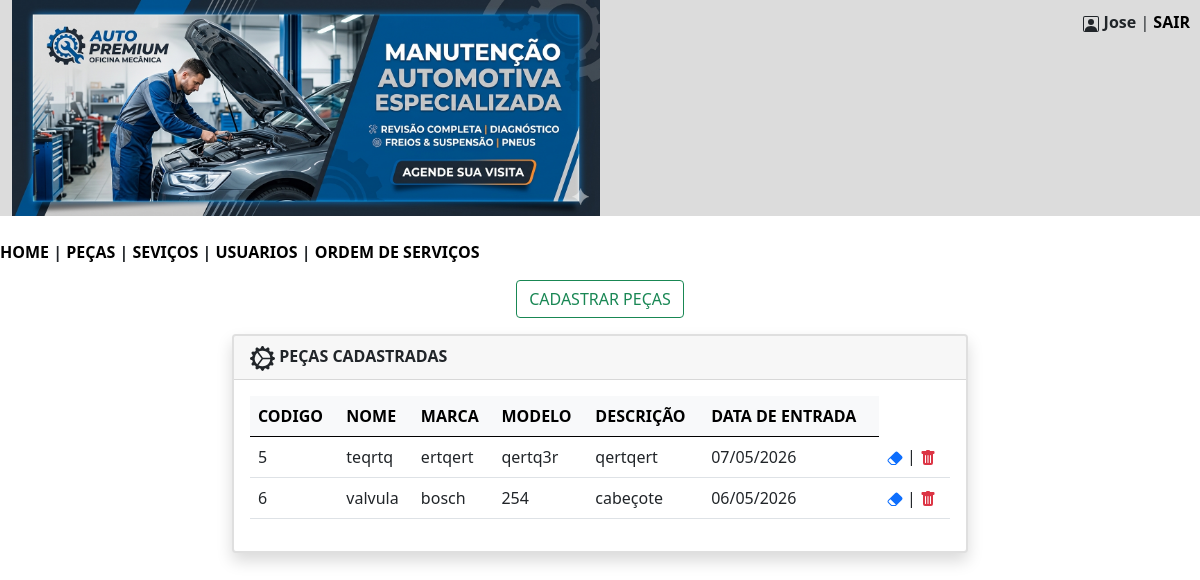
Before: /mecanica/pecas.php (signed in) with the older database file.
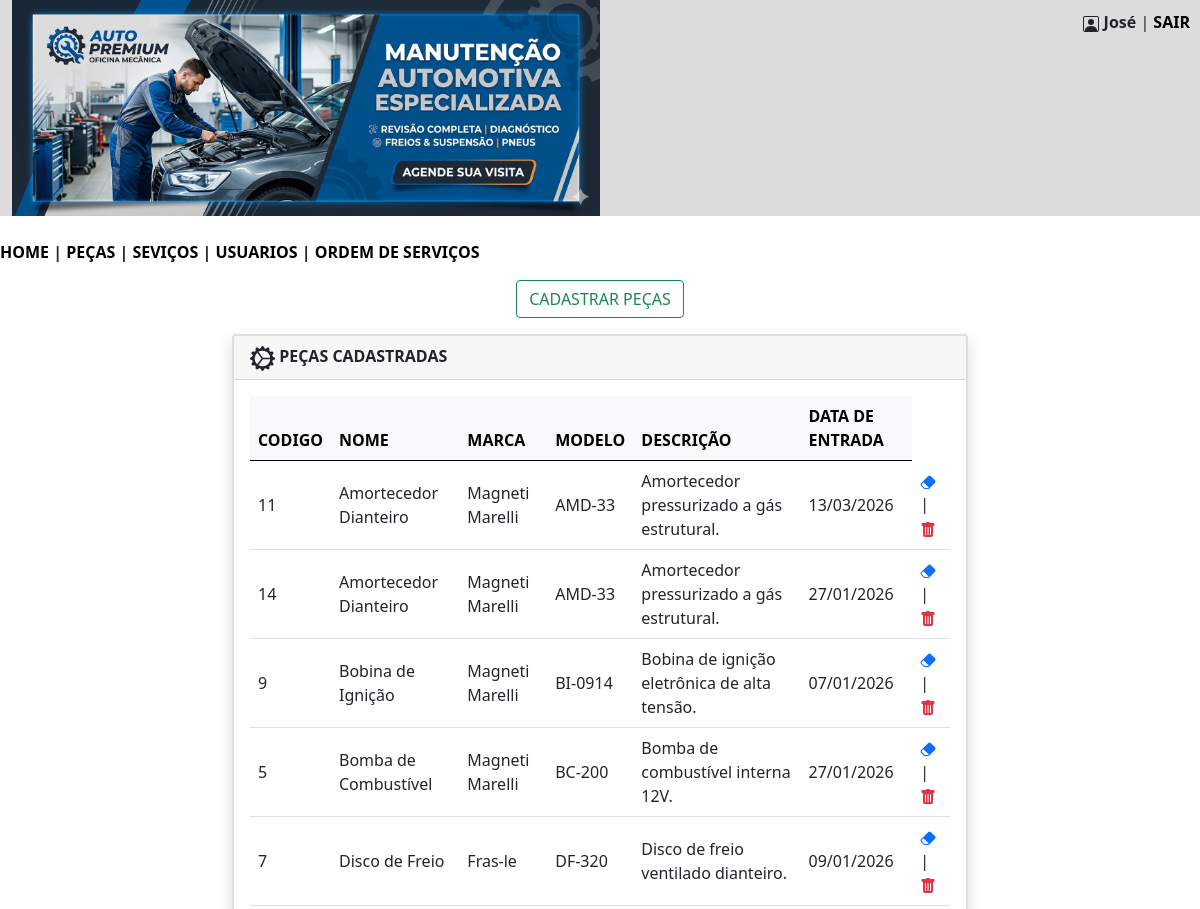
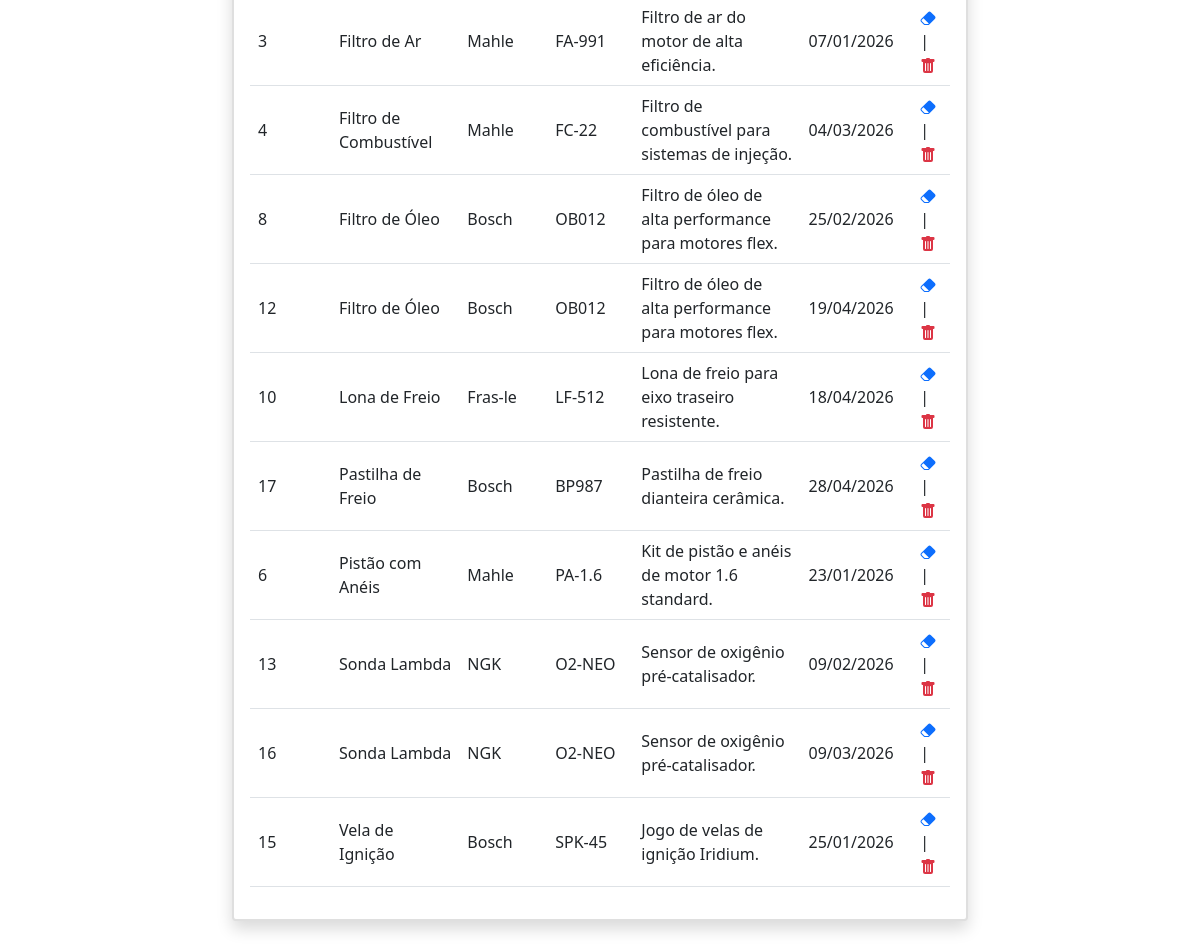
After: the same page with the newer database file (2 pictures, top to bottom).
### tables this page shows
CREATE TABLE `pecas` (
  `codigo` int(11) NOT NULL,
  `nome` varchar(200) NOT NULL,
  `marca` varchar(150) NOT NULL,
  `modelo` varchar(255) NOT NULL,
  `descricao` varchar(255) NOT NULL,
  `data_entrada` date NOT NULL
);

### mecanica/pecas.php (the view, shortened to what this page needs)
<?php
$nome = $_SESSION['nome'];
?>
<!DOCTYPE html>
<html lang="pt-br">
<head>
    <link href="https://cdn.jsdelivr.net/npm/bootstrap@5.0.2/dist/css/bootstrap.min.css" rel="stylesheet">
</head>
<body>
<div class="container-fluid" style="background-color:#DCDCDC; text-align:left; position:relative;">
<img src="imagens/banner.png" width="50%" heigth="50%">
    <div class="header" style="position:absolute; top:10px; right:10px;">
        <b><?= htmlspecialchars($nome) ?></b> |
        <a href="sair.php" style="color:black; text-decoration:none; font-weight:bold;">SAIR</a>
    </div>
</div>
<br/>
        <nav>
            <?php
                include 'menu.php';
            ?>
        </nav>
<div class="text-center my-3">
    <button type="button" class="btn btn-outline-success" data-bs-toggle="modal" data-bs-target="#exampleModal">
        CADASTRAR PEÇAS
    </button>
</div>
<div class="container">
    <div class="row justify-content-center">
        <div class="col-md-8 mb-4">
            <div class="card shadow border-2">
                <div class="card-header">
                    <b>PEÇAS CADASTRADAS</b>
                </div>
                <div class="card-body">
                    <?php
                    include 'conecta.php';
                    $sql = "SELECT codigo,nome,marca,modelo,descricao,DATE_FORMAT(data_entrada,'%d/%m/%Y') AS data_entrada FROM pecas ORDER BY nome;";
                    $consulta = $pdo->query($sql);
                    $listapecas = $consulta->fetchAll(PDO::FETCH_ASSOC);
                    if (count($listapecas) > 0) {
                        echo "<table class='table table-hover align-middle'>";
                        echo "<thead class='table-light'>
                                <tr>
                                    <th>CODIGO</th>
                                    <th>NOME</th>
                                    <th>MARCA</th>
                                    <th>MODELO</th>
                                    <th>DESCRIÇÃO</th>
                                    <th>DATA DE ENTRADA</th>
                                </tr>
                              </thead>";
                        echo "<tbody>";
                        foreach ($listapecas as $item) {
                            $codigo = $item['codigo'];
                            echo "<tr>";
                            echo "<td>" . htmlspecialchars($item['codigo']) . "</td>";
                            echo "<td>" . htmlspecialchars($item['nome']) . "</td>";
                            echo "<td>" . htmlspecialchars($item['marca']) . "</td>";
                            echo "<td>" . htmlspecialchars($item['modelo']) . "</td>";
                            echo "<td>" . htmlspecialchars($item['descricao']) . "</td>";
                            echo "<td>" . htmlspecialchars($item['data_entrada']) . "</td>";
                            echo "<td><a href='#' data-bs-toggle='modal' data-bs-target='#modalEditar' data-id='$codigo'><svg xmlns='http://www.w3.org/2000/svg' width='16' height='16' fill='currentColor' class='bi bi-eraser-fill' viewBox='0 0 16 16'>
                            <path d='M8.086 2.207a2 2 0 0 1 2.828 0l3.879 3.879a2 2 0 0 1 0 2.828l-5.5 5.5A2 2 0 0 1 7.879 15H5.12a2 2 0 0 1-1.414-.586l-2.5-2.5a2 2 0 0 1 0-2.828zm.66 11.34L3.453 8.254 1.914 9.793a1 1 0 0 0 0 1.414l2.5 2.5a1 1 0 0 0 .707.293H7.88a1 1 0 0 0 .707-.293z'/>
                          </svg></a> | <a href ='excluir_pecas.php?codigo=$codigo'><svg xmlns='http://www.w3.org/2000/svg' width='16' height='16' fill='currentColor' class='bi bi-trash-fill text-danger' viewBox='0 0 16 16'>
                            <path d='M2.5 1a1 1 0 0 0-1 1v1a1 1 0 0 0 1 1H3v9a2 2 0 0 0 2 2h6a2 2 0 0 0 2-2V4h.5a1 1 0 0 0 1-1V2a1 1 0 0 0-1-1H10a1 1 0 0 0-1-1H7a1 1 0 0 0-1 1zm3 4a.5.5 0 0 1 .5.5v7a.5.5 0 0 1-1 0v-7a.5.5 0 0 1 .5-.5M8 5a.5.5 0 0 1 .5.5v7a.5.5 0 0 1-1 0v-7A.5.5 0 0 1 8 5m3 .5v7a.5.5 0 0 1-1 0v-7a.5.5 0 0 1 1 0'/>
                          </svg></a></td>";
                            echo "</tr>";
                        }
                        echo "</tbody>";
                        echo "</table>";
                    } else {
                        echo "<p class='text-danger'><b>NÃO EXISTEM PEÇAS CADASTRADAS NO MOMENTO!</b></p>";
                    }
                    ?>
                </div>
            </div>
        </div>
    </div>
</div>
</body>
</html>

### mecanica/menu.php (shortened to what this page needs)
<?php
    $funcao = $_SESSION['funcao'];
    if ($funcao == "admin"){
       echo "<a href='mecanica.php' style = 'color: black; text-decoration: none; font-weight: bold'>HOME</a>";
       echo "<b> | </b>";
       echo "<a href='pecas.php' style = 'color: black; text-decoration: none; font-weight: bold'>PEÇAS</a>";
       echo "<b> | </b>";
       echo "<a href='servicos.php' style = 'color: black; text-decoration: none; font-weight: bold'>SEVIÇOS</a>";
       echo "<b> | </b>";
       echo "<a href='usuarios.php' style = 'color: black; text-decoration: none; font-weight: bold'>USUARIOS</a>";
       echo "<b> | </b>";
       echo "<a href='ordens.php' style = 'color: black; text-decoration: none; font-weight: bold'>ORDEM DE SERVIÇOS</a>";
    }
?>

### mecanica/pecas.php (style rules this page uses)
.header { float: right; }

Changed rows visible on the page:
added pecas: codigo "11", nome "Amortecedor Dianteiro", marca "Magneti Marelli", modelo "AMD-33", descricao "Amortecedor pressurizado a gás estrutural.", data_entrada "13/03/2026"
added pecas: codigo "14", nome "Amortecedor Dianteiro", marca "Magneti Marelli", modelo "AMD-33", descricao "Amortecedor pressurizado a gás estrutural.", data_entrada "27/01/2026"
added pecas: codigo "9", nome "Bobina de Ignição", marca "Magneti Marelli", modelo "BI-0914", descricao "Bobina de ignição eletrônica de alta tensão.", data_entrada "07/01/2026"
changed pecas id 5: nome "teqrtq" → "Bomba de Combustível"; marca "ertqert" → "Magneti Marelli"; modelo "qertq3r" → "BC-200"; descricao "qertqert" → "Bomba de combustível interna 12V."; data_entrada "07/05/2026" → "27/01/2026"
added pecas: codigo "7", nome "Disco de Freio", marca "Fras-le", modelo "DF-320", descricao "Disco de freio ventilado dianteiro.", data_entrada "09/01/2026"
added pecas: codigo "3", nome "Filtro de Ar", marca "Mahle", modelo "FA-991", descricao "Filtro de ar do motor de alta eficiência.", data_entrada "07/01/2026"
added pecas: codigo "4", nome "Filtro de Combustível", marca "Mahle", modelo "FC-22", descricao "Filtro de combustível para sistemas de injeção.", data_entrada "04/03/2026"
added pecas: codigo "8", nome "Filtro de Óleo", marca "Bosch", modelo "OB012", descricao "Filtro de óleo de alta performance para motores flex.", data_entrada "25/02/2026"
added pecas: codigo "12", nome "Filtro de Óleo", marca "Bosch", modelo "OB012", descricao "Filtro de óleo de alta performance para motores flex.", data_entrada "19/04/2026"
added pecas: codigo "10", nome "Lona de Freio", marca "Fras-le", modelo "LF-512", descricao "Lona de freio para eixo traseiro resistente.", data_entrada "18/04/2026"
added pecas: codigo "17", nome "Pastilha de Freio", marca "Bosch", modelo "BP987", descricao "Pastilha de freio dianteira cerâmica.", data_entrada "28/04/2026"
changed pecas id 6: nome "valvula" → "Pistão com Anéis"; marca "bosch" → "Mahle"; modelo "254" → "PA-1.6"; descricao "cabeçote" → "Kit de pistão e anéis de motor 1.6 standard."; data_entrada "06/05/2026" → "23/01/2026"
added pecas: codigo "13", nome "Sonda Lambda", marca "NGK", modelo "O2-NEO", descricao "Sensor de oxigênio pré-catalisador.", data_entrada "09/02/2026"
added pecas: codigo "16", nome "Sonda Lambda", marca "NGK", modelo "O2-NEO", descricao "Sensor de oxigênio pré-catalisador.", data_entrada "09/03/2026"
added pecas: codigo "15", nome "Vela de Ignição", marca "Bosch", modelo "SPK-45", descricao "Jogo de velas de ignição Iridium.", data_entrada "25/01/2026"
Other visible differences:
$nome: "Jose" → "José"
